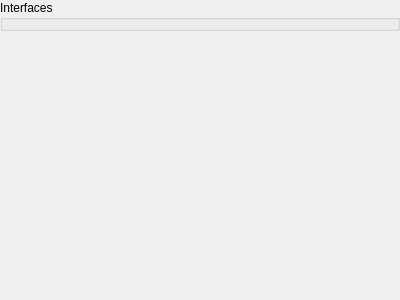
<?xml version="1.0" encoding="UTF-8"?>
<ui version="4.0">
 <class>InterfaceFormClass</class>
 <widget class="QWidget" name="InterfaceFormClass">
  <property name="geometry">
   <rect>
    <x>0</x>
    <y>0</y>
    <width>400</width>
    <height>300</height>
   </rect>
  </property>
  <property name="windowTitle">
   <string>InterfaceForm</string>
  </property>
  <layout class="QGridLayout" name="interfaceGridLayout">
   <property name="margin">
    <number>0</number>
   </property>
   <property name="spacing">
    <number>0</number>
   </property>
   <item row="0" column="0">
    <widget class="QGroupBox" name="interfaceGroupBox">
     <property name="enabled">
      <bool>true</bool>
     </property>
     <property name="sizePolicy">
      <sizepolicy hsizetype="Minimum" vsizetype="Minimum">
       <horstretch>0</horstretch>
       <verstretch>0</verstretch>
      </sizepolicy>
     </property>
     <property name="title">
      <string>Interfaces</string>
     </property>
     <property name="alignment">
      <set>Qt::AlignLeading|Qt::AlignLeft|Qt::AlignTop</set>
     </property>
     <layout class="QGridLayout" name="interfaceGroupBoxGridLayout">
      <property name="leftMargin">
       <number>0</number>
      </property>
      <property name="topMargin">
       <number>6</number>
      </property>
      <property name="rightMargin">
       <number>0</number>
      </property>
      <property name="bottomMargin">
       <number>0</number>
      </property>
      <property name="horizontalSpacing">
       <number>0</number>
      </property>
      <property name="verticalSpacing">
       <number>6</number>
      </property>
     </layout>
    </widget>
   </item>
   <item row="1" column="0">
    <spacer name="interfacesVSpacer">
     <property name="orientation">
      <enum>Qt::Vertical</enum>
     </property>
     <property name="sizeHint" stdset="0">
      <size>
       <width>20</width>
       <height>40</height>
      </size>
     </property>
    </spacer>
   </item>
  </layout>
 </widget>
 <layoutdefault spacing="6" margin="11"/>
 <resources/>
 <connections/>
</ui>
